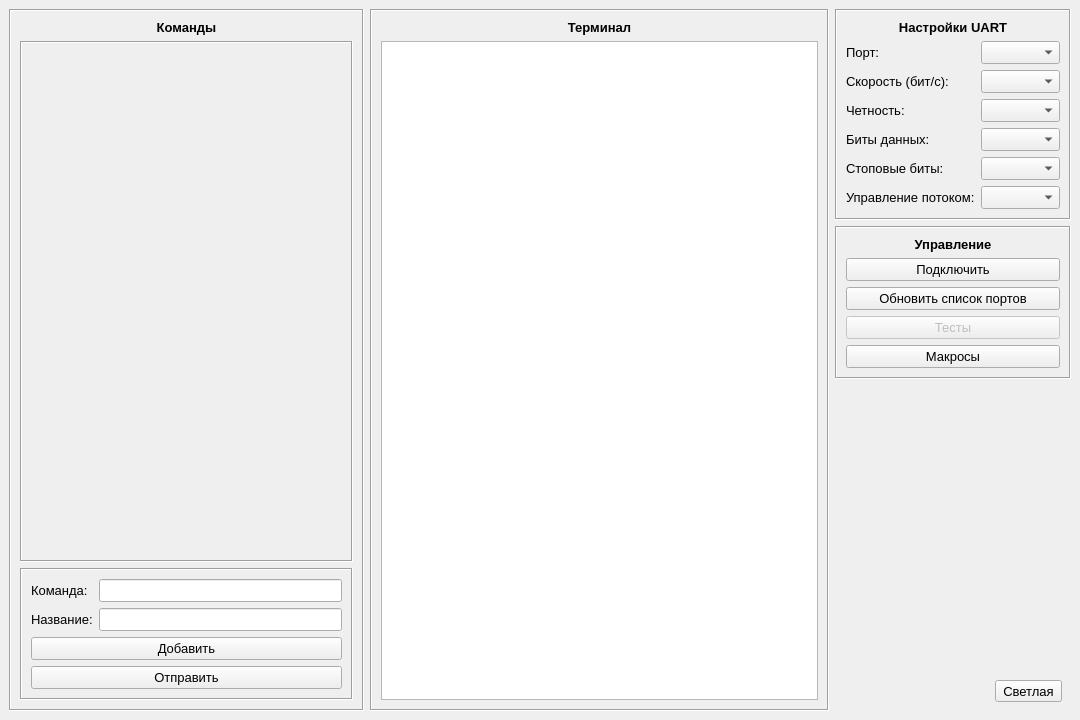
<?xml version="1.0" encoding="UTF-8"?>
<ui version="4.0">
 <class>Terminal</class>
 <widget class="QMainWindow" name="Terminal">
  <property name="geometry">
   <rect>
    <x>0</x>
    <y>0</y>
    <width>1080</width>
    <height>720</height>
   </rect>
  </property>
  <property name="minimumSize">
   <size>
    <width>1080</width>
    <height>620</height>
   </size>
  </property>
  <property name="font">
   <font>
    <pointsize>10</pointsize>
   </font>
  </property>
  <property name="windowTitle">
   <string>Терминал</string>
  </property>
  <property name="styleSheet">
   <string notr="true"/>
  </property>
  <widget class="QWidget" name="centralwidget">
   <layout class="QGridLayout" name="gridLayout_2">
    <item row="0" column="3">
     <widget class="QWidget" name="widgetControlUART" native="true">
      <layout class="QGridLayout" name="gridLayout">
       <property name="leftMargin">
        <number>0</number>
       </property>
       <property name="topMargin">
        <number>0</number>
       </property>
       <property name="rightMargin">
        <number>0</number>
       </property>
       <property name="bottomMargin">
        <number>0</number>
       </property>
       <item row="0" column="0">
        <widget class="QFrame" name="frameSettingsUART">
         <property name="frameShape">
          <enum>QFrame::Shape::Box</enum>
         </property>
         <property name="frameShadow">
          <enum>QFrame::Shadow::Sunken</enum>
         </property>
         <layout class="QGridLayout" name="gridLayout_3">
          <item row="0" column="0" colspan="2">
           <widget class="QLabel" name="labelSettingsUART">
            <property name="font">
             <font>
              <pointsize>10</pointsize>
              <bold>true</bold>
             </font>
            </property>
            <property name="text">
             <string>Настройки UART</string>
            </property>
            <property name="alignment">
             <set>Qt::AlignmentFlag::AlignCenter</set>
            </property>
           </widget>
          </item>
          <item row="1" column="0">
           <widget class="QLabel" name="labelPortName">
            <property name="text">
             <string>Порт:</string>
            </property>
           </widget>
          </item>
          <item row="1" column="1">
           <widget class="QComboBox" name="comboBoxPortName">
            <property name="minimumSize">
             <size>
              <width>0</width>
              <height>0</height>
             </size>
            </property>
           </widget>
          </item>
          <item row="2" column="0">
           <widget class="QLabel" name="labelBaudRate">
            <property name="text">
             <string>Скорость (бит/с):</string>
            </property>
           </widget>
          </item>
          <item row="2" column="1">
           <widget class="QComboBox" name="comboBoxBaudRate"/>
          </item>
          <item row="3" column="0">
           <widget class="QLabel" name="labelParity">
            <property name="text">
             <string>Четность:</string>
            </property>
           </widget>
          </item>
          <item row="3" column="1">
           <widget class="QComboBox" name="comboBoxParity"/>
          </item>
          <item row="4" column="0">
           <widget class="QLabel" name="labelDataBits">
            <property name="text">
             <string>Биты данных:</string>
            </property>
           </widget>
          </item>
          <item row="4" column="1">
           <widget class="QComboBox" name="comboBoxDataBits"/>
          </item>
          <item row="5" column="0">
           <widget class="QLabel" name="labelStopBits">
            <property name="text">
             <string>Стоповые биты:</string>
            </property>
           </widget>
          </item>
          <item row="5" column="1">
           <widget class="QComboBox" name="comboBoxStopBits"/>
          </item>
          <item row="6" column="0">
           <widget class="QLabel" name="labelFlowControl">
            <property name="text">
             <string>Управление потоком:</string>
            </property>
           </widget>
          </item>
          <item row="6" column="1">
           <widget class="QComboBox" name="comboBoxFlowControl"/>
          </item>
         </layout>
        </widget>
       </item>
       <item row="1" column="0">
        <widget class="QFrame" name="frameControlUART">
         <property name="frameShape">
          <enum>QFrame::Shape::Box</enum>
         </property>
         <property name="frameShadow">
          <enum>QFrame::Shadow::Sunken</enum>
         </property>
         <layout class="QGridLayout" name="gridLayout_4">
          <item row="1" column="0">
           <widget class="QPushButton" name="pushButtonControlUART">
            <property name="text">
             <string>Подключить</string>
            </property>
           </widget>
          </item>
          <item row="2" column="0">
           <widget class="QPushButton" name="pushButtonUpdatePortNames">
            <property name="text">
             <string>Обновить список портов</string>
            </property>
           </widget>
          </item>
          <item row="0" column="0">
           <widget class="QLabel" name="labelControlUART">
            <property name="font">
             <font>
              <pointsize>10</pointsize>
              <bold>true</bold>
             </font>
            </property>
            <property name="text">
             <string>Управление</string>
            </property>
            <property name="alignment">
             <set>Qt::AlignmentFlag::AlignCenter</set>
            </property>
           </widget>
          </item>
          <item row="3" column="0">
           <widget class="QPushButton" name="pushButtonOpenTests">
            <property name="enabled">
             <bool>false</bool>
            </property>
            <property name="text">
             <string>Тесты</string>
            </property>
           </widget>
          </item>
          <item row="4" column="0">
           <widget class="QPushButton" name="pushButtonOpenMacros">
            <property name="text">
             <string>Макросы</string>
            </property>
           </widget>
          </item>
         </layout>
        </widget>
       </item>
       <item row="2" column="0">
        <spacer name="verticalSpacer">
         <property name="orientation">
          <enum>Qt::Orientation::Vertical</enum>
         </property>
         <property name="sizeHint" stdset="0">
          <size>
           <width>20</width>
           <height>40</height>
          </size>
         </property>
        </spacer>
       </item>
       <item row="3" column="0">
        <widget class="QWidget" name="widget" native="true">
         <layout class="QGridLayout" name="gridLayout_8">
          <item row="0" column="1">
           <widget class="QToolButton" name="toolButtonStyle">
            <property name="text">
             <string>Светлая</string>
            </property>
           </widget>
          </item>
          <item row="0" column="0">
           <spacer name="horizontalSpacer">
            <property name="orientation">
             <enum>Qt::Orientation::Horizontal</enum>
            </property>
            <property name="sizeHint" stdset="0">
             <size>
              <width>40</width>
              <height>20</height>
             </size>
            </property>
           </spacer>
          </item>
         </layout>
        </widget>
       </item>
      </layout>
     </widget>
    </item>
    <item row="0" column="1">
     <widget class="QFrame" name="frameMessageTerminal">
      <property name="sizePolicy">
       <sizepolicy hsizetype="Preferred" vsizetype="Preferred">
        <horstretch>1</horstretch>
        <verstretch>0</verstretch>
       </sizepolicy>
      </property>
      <property name="minimumSize">
       <size>
        <width>240</width>
        <height>0</height>
       </size>
      </property>
      <property name="frameShape">
       <enum>QFrame::Shape::Box</enum>
      </property>
      <property name="frameShadow">
       <enum>QFrame::Shadow::Sunken</enum>
      </property>
      <layout class="QGridLayout" name="gridLayout_5">
       <item row="0" column="0">
        <widget class="QLabel" name="labelMessageTerminal">
         <property name="font">
          <font>
           <pointsize>10</pointsize>
           <bold>true</bold>
          </font>
         </property>
         <property name="text">
          <string>Терминал</string>
         </property>
         <property name="alignment">
          <set>Qt::AlignmentFlag::AlignCenter</set>
         </property>
        </widget>
       </item>
       <item row="1" column="0">
        <widget class="TextBrowser" name="textBrowserMessage"/>
       </item>
      </layout>
     </widget>
    </item>
    <item row="0" column="0">
     <widget class="QFrame" name="frameWritterCommand">
      <property name="minimumSize">
       <size>
        <width>355</width>
        <height>0</height>
       </size>
      </property>
      <property name="frameShape">
       <enum>QFrame::Shape::Box</enum>
      </property>
      <property name="frameShadow">
       <enum>QFrame::Shadow::Sunken</enum>
      </property>
      <layout class="QGridLayout" name="gridLayout_6">
       <item row="0" column="0">
        <widget class="QLabel" name="labelCommandUART">
         <property name="font">
          <font>
           <pointsize>10</pointsize>
           <bold>true</bold>
          </font>
         </property>
         <property name="text">
          <string>Команды</string>
         </property>
         <property name="alignment">
          <set>Qt::AlignmentFlag::AlignCenter</set>
         </property>
        </widget>
       </item>
       <item row="1" column="0">
        <widget class="QScrollArea" name="scrollAreaCommandUART">
         <property name="frameShape">
          <enum>QFrame::Shape::Box</enum>
         </property>
         <property name="widgetResizable">
          <bool>true</bool>
         </property>
         <widget class="QWidget" name="scrollAreaWidgetContentsCommandUART">
          <property name="geometry">
           <rect>
            <x>0</x>
            <y>0</y>
            <width>329</width>
            <height>511</height>
           </rect>
          </property>
          <layout class="QVBoxLayout" name="verticalLayout">
           <property name="spacing">
            <number>2</number>
           </property>
           <item>
            <spacer name="verticalSpacer_2">
             <property name="orientation">
              <enum>Qt::Orientation::Vertical</enum>
             </property>
             <property name="sizeHint" stdset="0">
              <size>
               <width>20</width>
               <height>40</height>
              </size>
             </property>
            </spacer>
           </item>
          </layout>
         </widget>
        </widget>
       </item>
       <item row="2" column="0">
        <widget class="QFrame" name="framePushCommand">
         <property name="frameShape">
          <enum>QFrame::Shape::Box</enum>
         </property>
         <property name="frameShadow">
          <enum>QFrame::Shadow::Sunken</enum>
         </property>
         <layout class="QGridLayout" name="gridLayout_7">
          <item row="0" column="0">
           <widget class="QLabel" name="labelCommandPacket">
            <property name="text">
             <string>Команда:</string>
            </property>
           </widget>
          </item>
          <item row="0" column="1">
           <widget class="QLineEdit" name="lineEditCommandPacket"/>
          </item>
          <item row="1" column="0">
           <widget class="QLabel" name="labelCommandName">
            <property name="text">
             <string>Название:</string>
            </property>
           </widget>
          </item>
          <item row="1" column="1">
           <widget class="QLineEdit" name="lineEditCommandName"/>
          </item>
          <item row="2" column="0" colspan="2">
           <widget class="QPushButton" name="pushButtonPushCommandList">
            <property name="text">
             <string>Добавить</string>
            </property>
           </widget>
          </item>
          <item row="3" column="0" colspan="2">
           <widget class="QPushButton" name="pushButtonPushCommandUART">
            <property name="text">
             <string>Отправить</string>
            </property>
           </widget>
          </item>
         </layout>
        </widget>
       </item>
      </layout>
     </widget>
    </item>
   </layout>
  </widget>
 </widget>
 <customwidgets>
  <customwidget>
   <class>TextBrowser</class>
   <extends>QTextBrowser</extends>
   <header>widgets/textbrowser.h</header>
  </customwidget>
 </customwidgets>
 <resources/>
 <connections/>
</ui>
